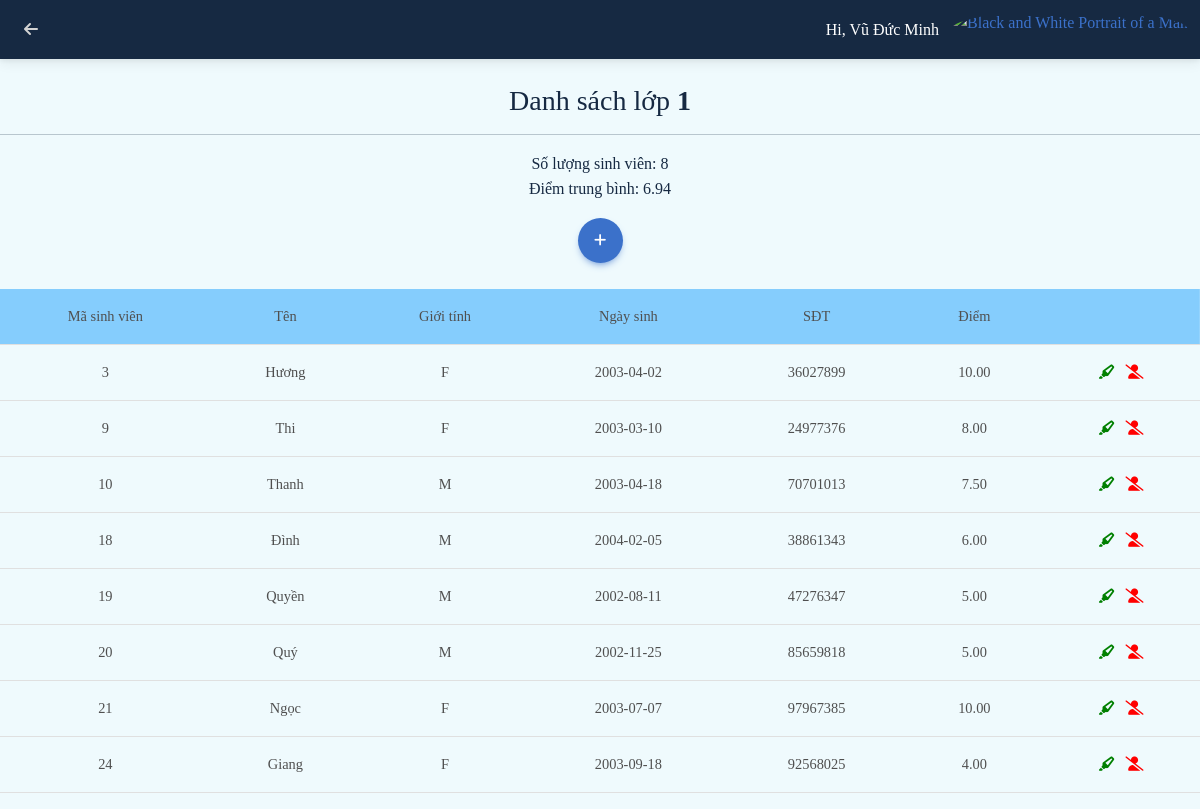
The app's page /viewclass.php?id=1 (signed in) with its own data.
### tables this page shows
CREATE TABLE `student_class` (
  `id_student` int(11) DEFAULT NULL,
  `id_class` int(11) DEFAULT NULL,
  `mark` decimal(10,2) DEFAULT NULL
);

CREATE TABLE `student` (
  `id` int(11) NOT NULL,
  `name` varchar(30) DEFAULT NULL,
  `gender` char(1) DEFAULT NULL,
  `dob` date DEFAULT NULL,
  `phone` varchar(30) DEFAULT NULL,
  `gpa` decimal(10,2) DEFAULT NULL,
  `ranking` varchar(10) DEFAULT NULL
);

### viewclass.php (the view, shortened to what this page needs)
<?php
if(isset($_GET['id']) && !empty(trim($_GET['id'])))
{
  require_once 'includes/db_connection.php';
  $ClassID=trim($_GET['id']);
  $sql="SELECT * FROM student s
  JOIN student_class sc ON sc.id_student=s.id
  WHERE sc.id_class = " . $ClassID ."
  ORDER BY sc.id_student ASC;";
  $result=mysqli_query($conn, $sql);
}else
{
  echo "<h1>Something wrong bro...</h1>";
}
?>
<!DOCTYPE html>
<html lang="en">
<head>
  <link rel="stylesheet" href="https://cdnjs.cloudflare.com/ajax/libs/font-awesome/6.0.0/css/all.min.css" />
  <link rel="stylesheet" href="css/mdb.min.css" />
  <link rel="stylesheet" href="css/style.css">
</head>
<body>
<nav class="navbar navbar-expand-lg navbar-light bg-light" style="background: rgb(74,139,223);
background: radial-gradient(circle, rgba(74,139,223,1) 0%, rgba(22,41,66,1) 0%);">
  <div class="container-fluid">
    <div class="collapse navbar-collapse" id="navbarSupportedContent">
      <ul class="navbar-nav me-auto d-flex flex-row mt-3 mt-lg-0">
      <li class="nav-item text-center mx-2 mx-lg-1">
          <a class="nav-link left-link" aria-current="page" href="classlist.php">
            <div>
              <i class="fas fa-arrow-left"></i>
            </div>
          </a>
        </li>
      </ul>
    </div>
    <div class="d-flex align-items-center">
      <div style="color:white;"><?php echo "Hi, ".$_SESSION['username']."&nbsp;&nbsp;&nbsp;"; ?></div>
      <div class="dropdown">
        <a
          class="dropdown-toggle d-flex align-items-center hidden-arrow"
          href="#"
          id="navbarDropdownMenuAvatar"
          role="button"
          data-mdb-toggle="dropdown"
          aria-expanded="false"
        >
          <img
            src="https://mdbcdn.b-cdn.net/img/new/avatars/2.webp"
            class="rounded-circle"
            height="40"
            alt="Black and White Portrait of a Man"
            loading="lazy"
          />
        </a>
      </div>
    </div>
  </div>
</nav>
<br>
<div style="text-align: center; color:#162942"><h3 >Danh sách lớp <b><?php echo $ClassID; ?></b></h3>
<hr>
<p>
  <?php
  $query="SELECT COUNT(*) AS count, ROUND(AVG(mark), 2) AS average_mark FROM student_class WHERE id_class = '" . $ClassID ."'";
  $res = mysqli_query($conn, $query);
  $row = mysqli_fetch_array($res);
  echo "Số lượng sinh viên: ".$row["count"]."<br>
  Điểm trung bình: ".$row["average_mark"]."";
  ?>
</p>
<a class="btn btn-primary btn-lg btn-floating" role="button" href='addtoclass.php?' title="Thêm sinh viên vào lớp"><i class="fas fa-plus"></i></a>
</div>
<br>
<table class="table table-hover td">
  <thead>
    <tr style="background: rgb(133,205,253);
background: linear-gradient(45deg, rgba(133,205,253,1) 100%, rgba(255,120,164,0) 100%);">
      <th scope="col">Mã sinh viên</th>
      <th scope="col">Tên</th>
      <th scope="col">Giới tính</th>
      <th scope="col">Ngày sinh</th>
      <th scope="col">SĐT</th>
      <th scope="col">Điểm</th>
      <th scope="col"></th>
    </tr>
    </thead>
    <tbody>
<?php
while($row = mysqli_fetch_array($result))
{
  echo "<tr >
  <th scope='row'>" . $row["id"] . "</th>
  <td>" . $row["name"] . "</td>
  <td>" . $row["gender"] . "</td>
  <td>" . $row["dob"] . "</td>
  <td>" . $row["phone"] . "</td>
  <td>" . $row["mark"] . "</td>
  <td>
  <a href='mark.php?Stuid=" . $row['id']
  . "&Classid=".$ClassID."'title='Chấm điểm'>
  <span class='fas fa-highlighter' style='color: green'></span>&nbsp;&nbsp</a>
  <a href='kick.php?id=" . $row['id']
  . "'title='Xóa khỏi lớp'>
  <span class='fas fa-user-slash' style='color: red'></span></a>
  </tr>";
}
?>
</tbody>
</table>
</body>
</html>

### css/style.css (style rules this page uses)
* { font-family:Cambria, Cochin, Georgia, Times, 'Times New Roman', serif; }

### viewclass.php (style rules this page uses)
.left-link { color:#d3d3d3; transition: opacity 0.15s; }
.td { text-align: center; }
body { background: rgb(239,250,253); background: linear-gradient(90deg, rgba(239,250,253,1) 100%, rgba(74,139,223,1) 100%); }

### records on screen
student_class: id_student "3", id_student.name "Hương", id_student.gender "F", id_student.dob "2003-04-02", id_student.phone "36027899", mark "10.00"
student_class: id_student "9", id_student.name "Thi", id_student.gender "F", id_student.dob "2003-03-10", id_student.phone "24977376", mark "8.00"
student_class: id_student "10", id_student.name "Thanh", id_student.gender "M", id_student.dob "2003-04-18", id_student.phone "70701013", mark "7.50"
student_class: id_student "18", id_student.name "Đình", id_student.gender "M", id_student.dob "2004-02-05", id_student.phone "38861343", mark "6.00"
student_class: id_student "19", id_student.name "Quyền", id_student.gender "M", id_student.dob "2002-08-11", id_student.phone "47276347", mark "5.00"
student_class: id_student "20", id_student.name "Quý", id_student.gender "M", id_student.dob "2002-11-25", id_student.phone "85659818", mark "5.00"
student_class: id_student "21", id_student.name "Ngọc", id_student.gender "F", id_student.dob "2003-07-07", id_student.phone "97967385", mark "10.00"
student_class: id_student "24", id_student.name "Giang", id_student.gender "F", id_student.dob "2003-09-18", id_student.phone "92568025", mark "4.00"

### other values on screen
$_SESSION['username'] "Vũ Đức Minh"
$ClassID "1"
$row["count"] "8"
$row["average_mark"] "6.94"
